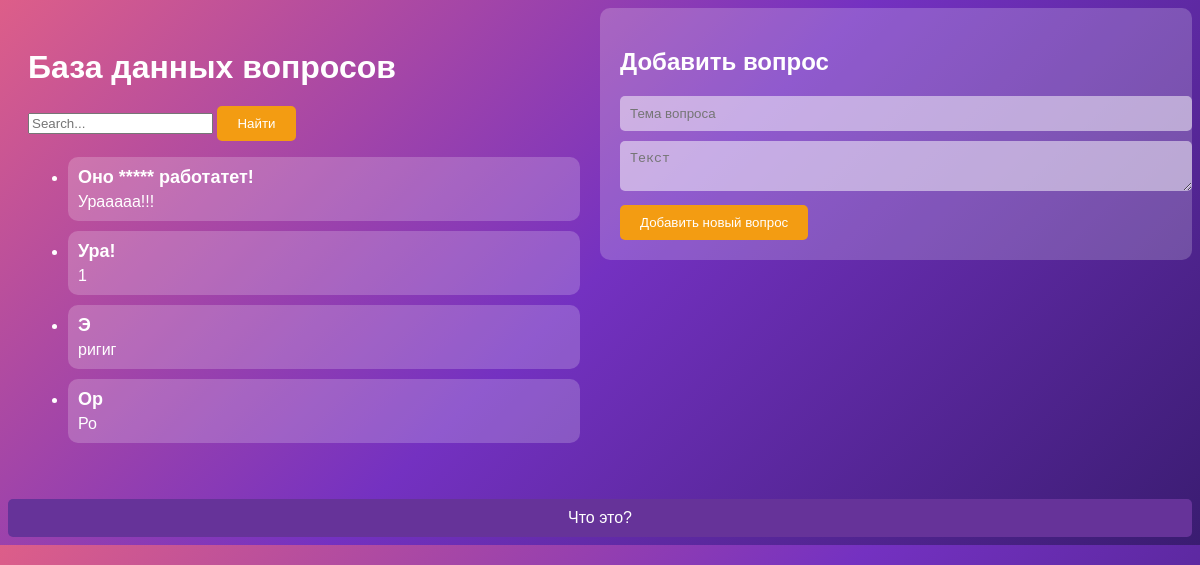
Before: /app1/ with the older database file.
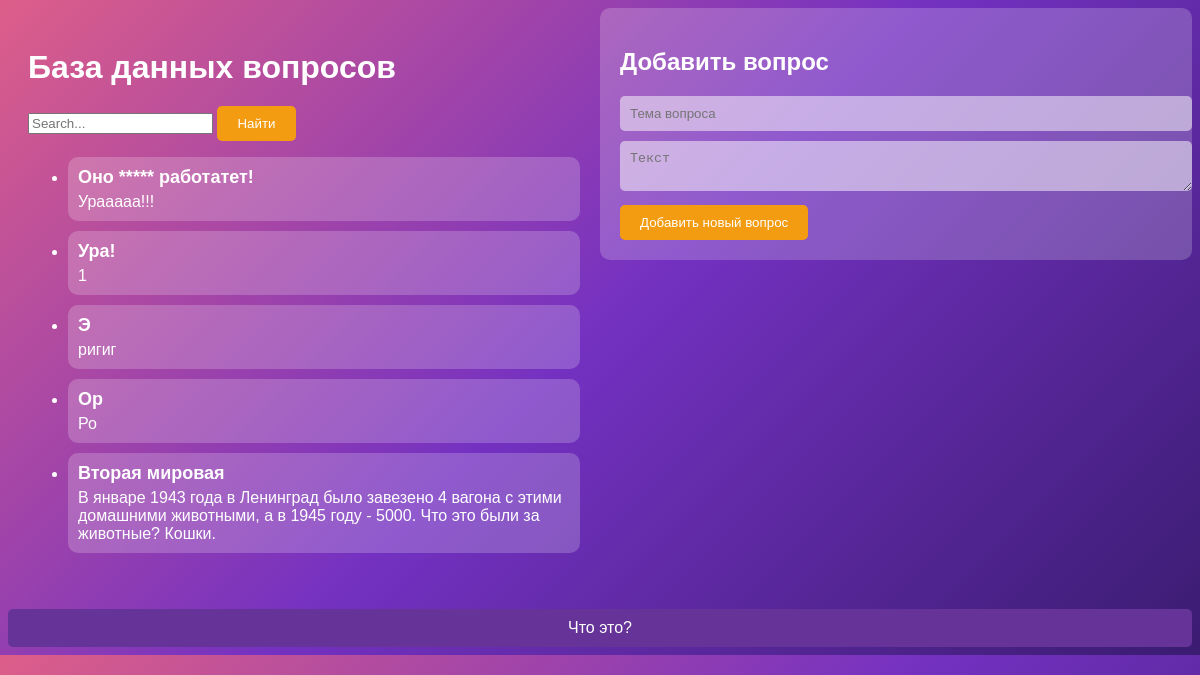
After: the same page with the newer database file.
### app1/models.py (models this page shows, shortened)
class Item(models.Model):
    title = models.CharField(max_length=100)
    text = models.TextField()

### app1/views.py (the view)
# urls.py: path('', views.item_listt, name='item_listt'),
def item_listt(request):
    if request.method == 'POST':
        title = request.POST.get('title')
        text = request.POST.get('text')
        if title and text:
            Item.objects.create(title=title, text=text)
            return redirect('item_listt')
    search_query = request.GET.get('search', '')
    items=Item.objects.filter(title__icontains=search_query)
    return render(request, 'app1/item_listt.html', {'items': items, 'search_query': search_query})

### app1/templates/app1/item_listt.html (shortened to what this page needs)
{% load static %}
<!doctype html>
<html lang="en">
<head>
    <link rel="stylesheet" href="{% static 'css/iiem_list.css' %}">
</head>
<body>
<div class="container">
    <div class="left-block">
        <h1>База данных вопросов</h1>
        <form method="get">
            <input tupe="text" name="search" placeholder="Search..." value="{{  request.GET.search }}">
            <button type="submit">Найти</button>
        </form>
        <ul>
            {% for item in items %}
            <li class="item-container">
                <div class="item-title">{{  item.title }}</div>
                <div class="item-text">{{ item.text }}</div>
            </li>
            {% endfor %}
        </ul>
    </div>
    <div class="right-block">
        <h2>Добавить вопрос</h2>
        <form method="post" action="" class="new-item-form">
            <input type="text" name="title" placeholder="Тема вопроса" required>
            <textarea name="text" placeholder="Текст" required></textarea>
            <button type="submit">Добавить новый вопрос</button>
        </form>
    </div>
</div>
<a href="{%  url 'item_detail' %}" class="item-detail-link">Что это?</a>
</body>
</html>

Changed rows visible on the page:
added Item: title "Вторая мировая", text "В январе 1943 года в Ленинград было завезено 4 вагона с этими домашними животными, а в 1945 году - 5000. Что это были за животные? Кошки."
